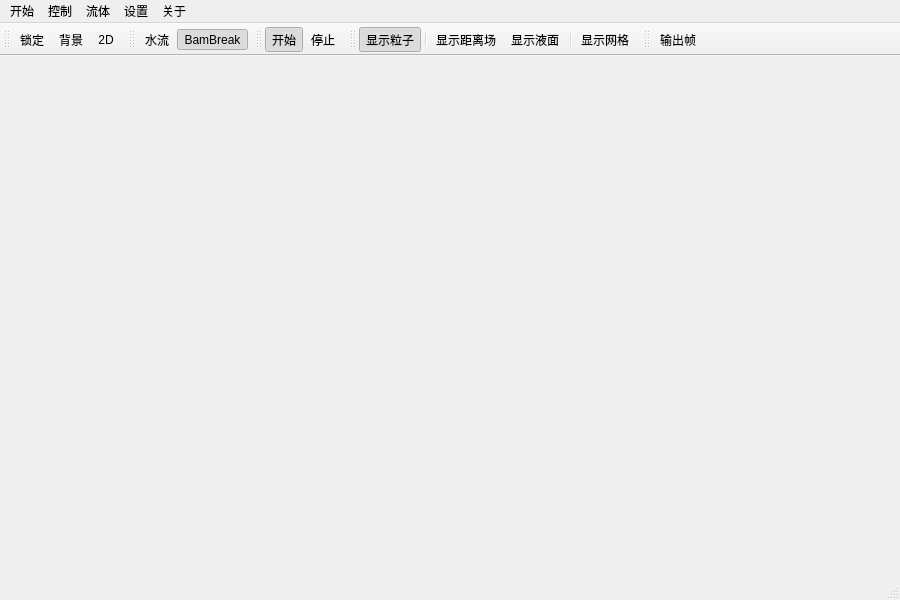
<?xml version="1.0" encoding="UTF-8"?>
<ui version="4.0">
 <class>SPHGLClass</class>
 <widget class="QMainWindow" name="SPHGLClass">
  <property name="geometry">
   <rect>
    <x>0</x>
    <y>0</y>
    <width>900</width>
    <height>600</height>
   </rect>
  </property>
  <property name="windowTitle">
   <string>SPHGL</string>
  </property>
  <widget class="QWidget" name="centralWidget">
   <layout class="QGridLayout" name="gridLayout">
    <item row="0" column="0">
     <layout class="QVBoxLayout" name="baseLayout"/>
    </item>
   </layout>
  </widget>
  <widget class="QMenuBar" name="menuBar">
   <property name="geometry">
    <rect>
     <x>0</x>
     <y>0</y>
     <width>900</width>
     <height>23</height>
    </rect>
   </property>
   <widget class="QMenu" name="menu">
    <property name="title">
     <string>开始</string>
    </property>
    <widget class="QMenu" name="menu_3">
     <property name="title">
      <string>场景</string>
     </property>
     <addaction name="actionWaterPipe"/>
     <addaction name="actionBam"/>
    </widget>
    <addaction name="actionLock"/>
    <addaction name="actionChange2D"/>
    <addaction name="menu_3"/>
   </widget>
   <widget class="QMenu" name="menu_2">
    <property name="title">
     <string>关于</string>
    </property>
    <addaction name="actionAbout"/>
   </widget>
   <widget class="QMenu" name="menu_4">
    <property name="title">
     <string>控制</string>
    </property>
    <addaction name="actionStart"/>
    <addaction name="actionStop"/>
   </widget>
   <widget class="QMenu" name="menu_5">
    <property name="title">
     <string>设置</string>
    </property>
    <addaction name="actionBackground"/>
    <addaction name="actionNumParticles"/>
    <addaction name="actionOutputFrame"/>
   </widget>
   <widget class="QMenu" name="menuSurface">
    <property name="title">
     <string>流体</string>
    </property>
    <addaction name="actionShowParticle"/>
    <addaction name="actionDisField"/>
    <addaction name="actionShowSurface"/>
    <addaction name="actionShowGrid"/>
   </widget>
   <addaction name="menu"/>
   <addaction name="menu_4"/>
   <addaction name="menuSurface"/>
   <addaction name="menu_5"/>
   <addaction name="menu_2"/>
  </widget>
  <widget class="QToolBar" name="mainToolBar">
   <attribute name="toolBarArea">
    <enum>TopToolBarArea</enum>
   </attribute>
   <attribute name="toolBarBreak">
    <bool>false</bool>
   </attribute>
   <addaction name="actionLock"/>
   <addaction name="actionBackground"/>
   <addaction name="actionChange2D"/>
  </widget>
  <widget class="QStatusBar" name="statusBar"/>
  <widget class="QToolBar" name="modelToolBar">
   <property name="windowTitle">
    <string>toolBar</string>
   </property>
   <attribute name="toolBarArea">
    <enum>TopToolBarArea</enum>
   </attribute>
   <attribute name="toolBarBreak">
    <bool>false</bool>
   </attribute>
   <addaction name="actionWaterPipe"/>
   <addaction name="actionBam"/>
  </widget>
  <widget class="QToolBar" name="controlToolBar">
   <property name="windowTitle">
    <string>toolBar</string>
   </property>
   <attribute name="toolBarArea">
    <enum>TopToolBarArea</enum>
   </attribute>
   <attribute name="toolBarBreak">
    <bool>false</bool>
   </attribute>
   <addaction name="actionStart"/>
   <addaction name="actionStop"/>
  </widget>
  <widget class="QToolBar" name="displayToolBar">
   <property name="windowTitle">
    <string>toolBar</string>
   </property>
   <attribute name="toolBarArea">
    <enum>TopToolBarArea</enum>
   </attribute>
   <attribute name="toolBarBreak">
    <bool>false</bool>
   </attribute>
   <addaction name="actionShowParticle"/>
   <addaction name="separator"/>
   <addaction name="actionDisField"/>
   <addaction name="actionShowSurface"/>
   <addaction name="separator"/>
   <addaction name="actionShowGrid"/>
  </widget>
  <widget class="QToolBar" name="ohterToolBar">
   <property name="windowTitle">
    <string>toolBar</string>
   </property>
   <attribute name="toolBarArea">
    <enum>TopToolBarArea</enum>
   </attribute>
   <attribute name="toolBarBreak">
    <bool>false</bool>
   </attribute>
   <addaction name="actionOutputFrame"/>
  </widget>
  <action name="actionLock">
   <property name="checkable">
    <bool>true</bool>
   </property>
   <property name="checked">
    <bool>false</bool>
   </property>
   <property name="icon">
    <iconset resource="sphgl.qrc">
     <normaloff>:/SPHGL/Resources/lock_view.png</normaloff>:/SPHGL/Resources/lock_view.png</iconset>
   </property>
   <property name="text">
    <string>锁定</string>
   </property>
  </action>
  <action name="actionAbout">
   <property name="text">
    <string>About</string>
   </property>
  </action>
  <action name="actionBackground">
   <property name="checkable">
    <bool>true</bool>
   </property>
   <property name="icon">
    <iconset resource="sphgl.qrc">
     <normaloff>:/SPHGL/Resources/action_background.png</normaloff>:/SPHGL/Resources/action_background.png</iconset>
   </property>
   <property name="text">
    <string>背景</string>
   </property>
  </action>
  <action name="actionChange2D">
   <property name="checkable">
    <bool>true</bool>
   </property>
   <property name="icon">
    <iconset resource="sphgl.qrc">
     <normaloff>:/SPHGL/Resources/action_2D.png</normaloff>:/SPHGL/Resources/action_2D.png</iconset>
   </property>
   <property name="text">
    <string>2D</string>
   </property>
  </action>
  <action name="actionBamBreak">
   <property name="text">
    <string>坝崩</string>
   </property>
  </action>
  <action name="actionWaterPipe">
   <property name="checkable">
    <bool>true</bool>
   </property>
   <property name="checked">
    <bool>false</bool>
   </property>
   <property name="icon">
    <iconset resource="sphgl.qrc">
     <normaloff>:/SPHGL/Resources/water_pipe.png</normaloff>:/SPHGL/Resources/water_pipe.png</iconset>
   </property>
   <property name="text">
    <string>水流</string>
   </property>
  </action>
  <action name="actionBam">
   <property name="checkable">
    <bool>true</bool>
   </property>
   <property name="checked">
    <bool>true</bool>
   </property>
   <property name="icon">
    <iconset resource="sphgl.qrc">
     <normaloff>:/SPHGL/Resources/bam.png</normaloff>:/SPHGL/Resources/bam.png</iconset>
   </property>
   <property name="text">
    <string>BamBreak</string>
   </property>
  </action>
  <action name="actionStart">
   <property name="checkable">
    <bool>true</bool>
   </property>
   <property name="checked">
    <bool>true</bool>
   </property>
   <property name="icon">
    <iconset resource="sphgl.qrc">
     <normaloff>:/SPHGL/Resources/start.png</normaloff>:/SPHGL/Resources/start.png</iconset>
   </property>
   <property name="text">
    <string>开始</string>
   </property>
  </action>
  <action name="actionStop">
   <property name="checkable">
    <bool>true</bool>
   </property>
   <property name="icon">
    <iconset resource="sphgl.qrc">
     <normaloff>:/SPHGL/Resources/stop.png</normaloff>:/SPHGL/Resources/stop.png</iconset>
   </property>
   <property name="text">
    <string>停止</string>
   </property>
  </action>
  <action name="actionNumParticles">
   <property name="text">
    <string>粒子数</string>
   </property>
  </action>
  <action name="actionShowSurface">
   <property name="checkable">
    <bool>true</bool>
   </property>
   <property name="checked">
    <bool>false</bool>
   </property>
   <property name="icon">
    <iconset resource="sphgl.qrc">
     <normaloff>:/SPHGL/Resources/show_surface.png</normaloff>:/SPHGL/Resources/show_surface.png</iconset>
   </property>
   <property name="text">
    <string>显示液面</string>
   </property>
  </action>
  <action name="actionShowParticle">
   <property name="checkable">
    <bool>true</bool>
   </property>
   <property name="checked">
    <bool>true</bool>
   </property>
   <property name="icon">
    <iconset resource="sphgl.qrc">
     <normaloff>:/SPHGL/Resources/show_particle.png</normaloff>:/SPHGL/Resources/show_particle.png</iconset>
   </property>
   <property name="text">
    <string>显示粒子</string>
   </property>
  </action>
  <action name="actionDisField">
   <property name="checkable">
    <bool>true</bool>
   </property>
   <property name="icon">
    <iconset resource="sphgl.qrc">
     <normaloff>:/SPHGL/Resources/show_dis_field.png</normaloff>:/SPHGL/Resources/show_dis_field.png</iconset>
   </property>
   <property name="text">
    <string>显示距离场</string>
   </property>
  </action>
  <action name="actionShowGrid">
   <property name="checkable">
    <bool>true</bool>
   </property>
   <property name="icon">
    <iconset resource="sphgl.qrc">
     <normaloff>:/SPHGL/Resources/show_grid.png</normaloff>:/SPHGL/Resources/show_grid.png</iconset>
   </property>
   <property name="text">
    <string>显示网格</string>
   </property>
  </action>
  <action name="actionOutputFrame">
   <property name="checkable">
    <bool>true</bool>
   </property>
   <property name="checked">
    <bool>false</bool>
   </property>
   <property name="icon">
    <iconset resource="sphgl.qrc">
     <normaloff>:/SPHGL/Resources/output.png</normaloff>:/SPHGL/Resources/output.png</iconset>
   </property>
   <property name="text">
    <string>输出帧</string>
   </property>
   <property name="toolTip">
    <string>以文件的形式输出每帧</string>
   </property>
  </action>
 </widget>
 <layoutdefault spacing="6" margin="11"/>
 <resources>
  <include location="sphgl.qrc"/>
 </resources>
 <connections>
  <connection>
   <sender>actionLock</sender>
   <signal>triggered()</signal>
   <receiver>SPHGLClass</receiver>
   <slot>onLockView()</slot>
   <hints>
    <hint type="sourcelabel">
     <x>-1</x>
     <y>-1</y>
    </hint>
    <hint type="destinationlabel">
     <x>449</x>
     <y>299</y>
    </hint>
   </hints>
  </connection>
  <connection>
   <sender>actionBackground</sender>
   <signal>triggered()</signal>
   <receiver>SPHGLClass</receiver>
   <slot>onSetBackground()</slot>
   <hints>
    <hint type="sourcelabel">
     <x>-1</x>
     <y>-1</y>
    </hint>
    <hint type="destinationlabel">
     <x>449</x>
     <y>299</y>
    </hint>
   </hints>
  </connection>
  <connection>
   <sender>actionChange2D</sender>
   <signal>triggered()</signal>
   <receiver>SPHGLClass</receiver>
   <slot>onChange2D()</slot>
   <hints>
    <hint type="sourcelabel">
     <x>-1</x>
     <y>-1</y>
    </hint>
    <hint type="destinationlabel">
     <x>449</x>
     <y>299</y>
    </hint>
   </hints>
  </connection>
  <connection>
   <sender>actionBam</sender>
   <signal>triggered()</signal>
   <receiver>SPHGLClass</receiver>
   <slot>onBamBreak()</slot>
   <hints>
    <hint type="sourcelabel">
     <x>-1</x>
     <y>-1</y>
    </hint>
    <hint type="destinationlabel">
     <x>449</x>
     <y>299</y>
    </hint>
   </hints>
  </connection>
  <connection>
   <sender>actionWaterPipe</sender>
   <signal>triggered()</signal>
   <receiver>SPHGLClass</receiver>
   <slot>onWaterPipe()</slot>
   <hints>
    <hint type="sourcelabel">
     <x>-1</x>
     <y>-1</y>
    </hint>
    <hint type="destinationlabel">
     <x>449</x>
     <y>299</y>
    </hint>
   </hints>
  </connection>
  <connection>
   <sender>actionStart</sender>
   <signal>triggered()</signal>
   <receiver>SPHGLClass</receiver>
   <slot>onStart()</slot>
   <hints>
    <hint type="sourcelabel">
     <x>-1</x>
     <y>-1</y>
    </hint>
    <hint type="destinationlabel">
     <x>449</x>
     <y>299</y>
    </hint>
   </hints>
  </connection>
  <connection>
   <sender>actionStop</sender>
   <signal>triggered()</signal>
   <receiver>SPHGLClass</receiver>
   <slot>onStop()</slot>
   <hints>
    <hint type="sourcelabel">
     <x>-1</x>
     <y>-1</y>
    </hint>
    <hint type="destinationlabel">
     <x>449</x>
     <y>299</y>
    </hint>
   </hints>
  </connection>
  <connection>
   <sender>actionNumParticles</sender>
   <signal>triggered()</signal>
   <receiver>SPHGLClass</receiver>
   <slot>onSetNumParticles()</slot>
   <hints>
    <hint type="sourcelabel">
     <x>-1</x>
     <y>-1</y>
    </hint>
    <hint type="destinationlabel">
     <x>449</x>
     <y>299</y>
    </hint>
   </hints>
  </connection>
  <connection>
   <sender>actionShowSurface</sender>
   <signal>triggered()</signal>
   <receiver>SPHGLClass</receiver>
   <slot>onShowSurface()</slot>
   <hints>
    <hint type="sourcelabel">
     <x>-1</x>
     <y>-1</y>
    </hint>
    <hint type="destinationlabel">
     <x>449</x>
     <y>299</y>
    </hint>
   </hints>
  </connection>
  <connection>
   <sender>actionShowParticle</sender>
   <signal>triggered()</signal>
   <receiver>SPHGLClass</receiver>
   <slot>onShowParticle()</slot>
   <hints>
    <hint type="sourcelabel">
     <x>-1</x>
     <y>-1</y>
    </hint>
    <hint type="destinationlabel">
     <x>449</x>
     <y>299</y>
    </hint>
   </hints>
  </connection>
  <connection>
   <sender>actionDisField</sender>
   <signal>triggered()</signal>
   <receiver>SPHGLClass</receiver>
   <slot>onShowDisField()</slot>
   <hints>
    <hint type="sourcelabel">
     <x>-1</x>
     <y>-1</y>
    </hint>
    <hint type="destinationlabel">
     <x>449</x>
     <y>299</y>
    </hint>
   </hints>
  </connection>
  <connection>
   <sender>actionShowGrid</sender>
   <signal>triggered()</signal>
   <receiver>SPHGLClass</receiver>
   <slot>onShowHashGrid()</slot>
   <hints>
    <hint type="sourcelabel">
     <x>-1</x>
     <y>-1</y>
    </hint>
    <hint type="destinationlabel">
     <x>449</x>
     <y>299</y>
    </hint>
   </hints>
  </connection>
  <connection>
   <sender>actionOutputFrame</sender>
   <signal>triggered()</signal>
   <receiver>SPHGLClass</receiver>
   <slot>onOutputFrame()</slot>
   <hints>
    <hint type="sourcelabel">
     <x>-1</x>
     <y>-1</y>
    </hint>
    <hint type="destinationlabel">
     <x>449</x>
     <y>299</y>
    </hint>
   </hints>
  </connection>
 </connections>
 <slots>
  <slot>onLockView()</slot>
  <slot>onSetBackground()</slot>
  <slot>onChange2D()</slot>
  <slot>onBamBreak()</slot>
  <slot>onWaterPipe()</slot>
  <slot>onStart()</slot>
  <slot>onStop()</slot>
  <slot>onSetNumParticles()</slot>
  <slot>onShowSurface()</slot>
  <slot>onShowParticle()</slot>
  <slot>onShowDisField()</slot>
  <slot>onShowHashGrid()</slot>
  <slot>onOutputFrame()</slot>
 </slots>
</ui>
